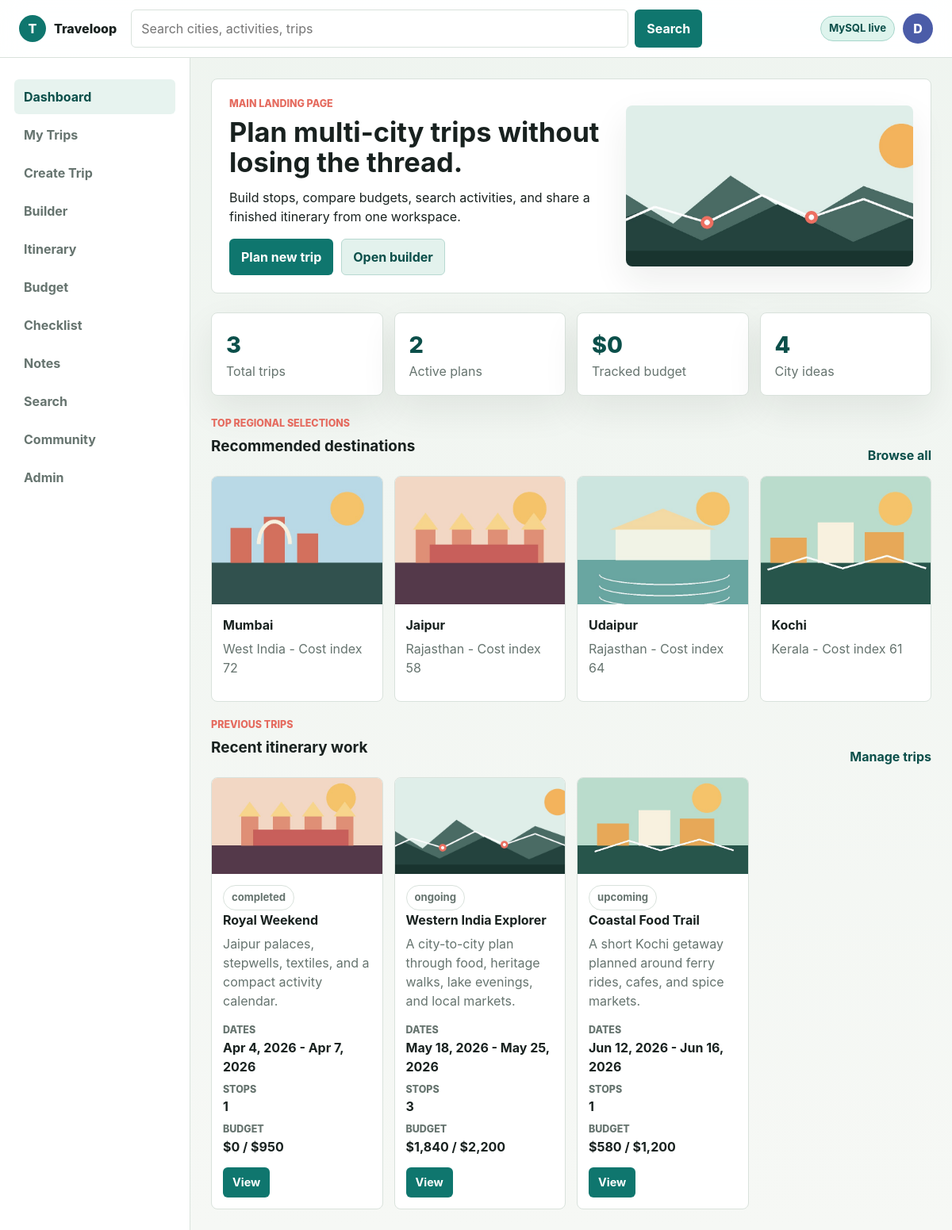
The page / on the database its author committed.
### tables this page shows
CREATE TABLE cities (
    id INT UNSIGNED AUTO_INCREMENT PRIMARY KEY,
    name VARCHAR(140) NOT NULL,
    country VARCHAR(120) NOT NULL,
    region VARCHAR(120) NOT NULL,
    cost_index INT UNSIGNED NOT NULL DEFAULT 50,
    popularity INT UNSIGNED NOT NULL DEFAULT 50,
    image VARCHAR(255) NULL,
    summary TEXT NULL,
    created_at TIMESTAMP DEFAULT CURRENT_TIMESTAMP
);

CREATE TABLE trips (
    id INT UNSIGNED AUTO_INCREMENT PRIMARY KEY,
    user_id INT UNSIGNED NOT NULL,
    name VARCHAR(160) NOT NULL,
    description TEXT NULL,
    start_date DATE NULL,
    end_date DATE NULL,
    cover_photo VARCHAR(255) NULL,
    budget_limit DECIMAL(10,2) NOT NULL DEFAULT 0,
    status ENUM('ongoing', 'upcoming', 'completed') NOT NULL DEFAULT 'upcoming',
    visibility ENUM('private', 'friends', 'public') NOT NULL DEFAULT 'private',
    share_code VARCHAR(40) NOT NULL UNIQUE,
    created_at TIMESTAMP DEFAULT CURRENT_TIMESTAMP,
    updated_at TIMESTAMP DEFAULT CURRENT_TIMESTAMP ON UPDATE CURRENT_TIMESTAMP,
    CONSTRAINT fk_trips_user FOREIGN KEY (user_id) REFERENCES users(id) ON DELETE CASCADE
);

### app/Core/View.php (called while the page is built, shortened)
<?php
final class View
{
    public static function render(string $template, array $data = []): string
    {
        extract($data, EXTR_SKIP);
        require APP_PATH . '/Views/' . $template . '.php';
        return (string) ob_get_clean();
    }
    public static function page(string $template, array $data = []): void
    {
        $content = self::render($template, $data);
        require APP_PATH . '/Views/layout.php';
    }
}

### app/Controllers/PageController.php (called while the page is built, shortened)
<?php
final class PageController
{
    public function dashboard(): void
    {
        View::page('pages/dashboard', $this->data([
            'title' => 'Traveloop Dashboard',
            'page' => 'dashboard',
            'trips' => $this->repo->trips(),
            'cities' => $this->repo->cities(),
        ]));
    }
    private function data(array $data): array
    {
        return array_merge([
            'user' => $this->repo->user(),
            'dbConnected' => $this->repo->databaseAvailable(),
        ], $data);
    }
}

### public/index.php (called while the page is built, shortened)
<?php
require APP_PATH . '/helpers.php';
require APP_PATH . '/Core/Router.php';
require APP_PATH . '/Core/View.php';
require APP_PATH . '/Controllers/PageController.php';
$controller = new PageController(new TravelRepository());
$router = new Router();
$router->get('/', [$controller, 'dashboard']);
$router->get('/dashboard', [$controller, 'dashboard']);
$router->get('/login', [$controller, 'login']);
$router->post('/login', [$controller, 'handleLogin']);
$router->get('/register', [$controller, 'register']);
$router->post('/register', [$controller, 'handleRegister']);
$router->get('/forgot-password', [$controller, 'forgot']);
$router->get('/trips', [$controller, 'trips']);
$router->get('/trips/create', [$controller, 'createTrip']);
$router->post('/trips', [$controller, 'storeTrip']);
$router->get('/trips/{id}', [$controller, 'itinerary']);
$router->get('/trips/{id}/builder', [$controller, 'builder']);
$router->get('/trips/{id}/budget', [$controller, 'budget']);
$router->get('/trips/{id}/checklist', [$controller, 'checklist']);
$router->post('/trips/{id}/checklist', [$controller, 'storeChecklist']);
$router->get('/trips/{id}/notes', [$controller, 'notes']);
$router->post('/trips/{id}/notes', [$controller, 'storeNote']);
$router->get('/trips/{id}/invoice', [$controller, 'invoice']);
$router->get('/search/cities', [$controller, 'citySearch']);
$router->get('/search/activities', [$controller, 'activitySearch']);
$router->get('/community', [$controller, 'community']);
$router->get('/share/{code}', [$controller, 'share']);
$router->get('/profile', [$controller, 'profile']);
$router->get('/admin', [$controller, 'admin']);
$router->dispatch($_SERVER['REQUEST_METHOD'], $_SERVER['REQUEST_URI']);

### app/helpers.php (called while the page is built, shortened)
<?php
function e(mixed $value): string
{
    return htmlspecialchars((string) $value, ENT_QUOTES, 'UTF-8');
}
function url(string $path = ''): string
{
    $base = defined('APP_BASE') ? APP_BASE : '';
    $path = '/' . ltrim($path, '/');
    return $base . ($path === '/' ? '' : $path);
}
function asset(string $path): string
{
    return url($path);
}
function money(float|int|string|null $amount): string
{
    return '$' . number_format((float) $amount, 0);
}
function pretty_date(?string $date): string
{
    return date('M j, Y', strtotime($date));
}
function date_range(?string $start, ?string $end): string
{
    return pretty_date($start) . ' - ' . pretty_date($end);
}

### app/Models/TravelRepository.php (called while the page is built, shortened)
<?php
final class TravelRepository
{
    public function trips(): array
    {
        return $this->fromDb(function (PDO $pdo): array {
            $stmt = $pdo->query(
                'SELECT t.*,
                    COALESCE(stop_counts.city_count, 0) AS city_count,
                    COALESCE(budget_totals.spent, 0) AS spent
                 FROM trips t
                 LEFT JOIN (
                    SELECT trip_id, COUNT(*) AS city_count
                    FROM trip_stops
                    GROUP BY trip_id
                 ) stop_counts ON stop_counts.trip_id = t.id
                 LEFT JOIN (
                    SELECT trip_id, SUM(estimated_cost) AS spent
                    FROM budget_items
                    GROUP BY trip_id
                 ) budget_totals ON budget_totals.trip_id = t.id
                 ORDER BY t.start_date ASC'
            );
            return $stmt->fetchAll();
        }, $this->sampleTrips());
    }
    public function cities(): array
    {
        return $this->fromDb(function (PDO $pdo): array {
            return $pdo->query('SELECT * FROM cities ORDER BY popularity DESC, name ASC')->fetchAll();
        }, $this->sampleCities());
    }
    private function fromDb(callable $callback, mixed $fallback): mixed
    {
        $pdo = Database::connection();
        try {
            return $callback($pdo);
        } catch (Throwable) {
            return $fallback;
        }
    }
    private function sampleTrips(): array
    {
        return [
            [
                'id' => 1,
                'name' => 'Western India Explorer',
                'description' => 'A city-to-city plan through food, heritage walks, lake evenings, and local markets.',
                'start_date' => '2026-05-18',
                'end_date' => '2026-05-25',
                'cover_photo' => 'assets/img/traveloop-cover.jpg',
                'budget_limit' => 2200,
                'status' => 'ongoing',
                'share_code' => 'west-loop',
                'city_count' => 3,
                'spent' => 1840,
            ],
            [
                'id' => 2,
                'name' => 'Coastal Food Trail',
                'description' => 'A short Kochi getaway planned around ferry rides, cafes, and spice markets.',
                'start_date' => '2026-06-12',
                'end_date' => '2026-06-16',
                'cover_photo' => 'assets/img/city-kochi.jpg',
                'budget_limit' => 1200,
                'status' => 'upcoming',
                'share_code' => 'coast-food',
                'city_count' => 1,
                'spent' => 790,
            ],
            [
                'id' => 3,
                'name' => 'Royal Weekend',
                'description' => 'Jaipur palaces, stepwells, textiles, and a compact activity calendar.',
                'start_date' => '2026-04-04',
                'end_date' => '2026-04-07',
                'cover_photo' => 'assets/img/city-jaipur.jpg',
                'budget_limit' => 950,
                'status' => 'completed',
                'share_code' => 'royal-weekend',
                'city_count' => 1,
                'spent' => 880,
            ],
        ];
    }
    private function sampleCities(): array
    {
        return [
            ['id' => 1, 'name' => 'Mumbai', 'country' => 'India', 'region' => 'West India', 'cost_index' => 72, 'popularity' => 94, 'image' => 'assets/img/city-mumbai.jpg', 'summary' => 'Street food, colonial walks, sea views, and late-night neighborhoods.'],
            ['id' => 2, 'name' => 'Jaipur', 'country' => 'India', 'region' => 'Rajasthan', 'cost_index' => 58, 'popularity' => 91, 'image' => 'assets/img/city-jaipur.jpg', 'summary' => 'Palaces, forts, textile markets, and structured day tours.'],
            ['id' => 3, 'name' => 'Udaipur', 'country' => 'India', 'region' => 'Rajasthan', 'cost_index' => 64, 'popularity' => 88, 'image' => 'assets/img/city-udaipur.jpg', 'summary' => 'Lakefront stays, sunset viewpoints, and compact walking routes.'],
            ['id' => 4, 'name' => 'Kochi', 'country' => 'India', 'region' => 'Kerala', 'cost_index' => 61, 'popularity' => 83, 'image' => 'assets/img/city-kochi.jpg', 'summary' => 'Ferries, food trails, historic lanes, and harbor evenings.'],
        ];
    }
}

### app/Views/pages/dashboard.php (the view)
<?php
$currentTrip = $trips[0] ?? null;
$upcoming = array_values(array_filter($trips, fn (array $trip): bool => ($trip['status'] ?? '') !== 'completed'));
?>
<section class="dashboard-banner">
    <div>
        <p class="eyebrow">Main Landing Page</p>
        <h1>Plan multi-city trips without losing the thread.</h1>
        <p>Build stops, compare budgets, search activities, and share a finished itinerary from one workspace.</p>
        <div class="button-row">
            <a class="button primary" href="<?= url('/trips/create') ?>">Plan new trip</a>
            <?php if ($currentTrip): ?>
                <a class="button secondary" href="<?= url('/trips/' . $currentTrip['id'] . '/builder') ?>">Open builder</a>
            <?php endif; ?>
        </div>
    </div>
    <img src="<?= asset('assets/img/traveloop-cover.jpg') ?>" alt="Illustrated travel route over mountains">
</section>
<section class="metric-grid" aria-label="Trip highlights">
    <div class="metric">
        <span><?= count($trips) ?></span>
        <p>Total trips</p>
    </div>
    <div class="metric">
        <span><?= count($upcoming) ?></span>
        <p>Active plans</p>
    </div>
    <div class="metric">
        <span><?= $currentTrip ? money($currentTrip['spent']) : '$0' ?></span>
        <p>Tracked budget</p>
    </div>
    <div class="metric">
        <span><?= count($cities) ?></span>
        <p>City ideas</p>
    </div>
</section>
<section class="section-head">
    <div>
        <p class="eyebrow">Top regional selections</p>
        <h2>Recommended destinations</h2>
    </div>
    <a class="text-link" href="<?= url('/search/cities') ?>">Browse all</a>
</section>
<section class="city-grid">
    <?php foreach (array_slice($cities, 0, 4) as $city): ?>
        <article class="city-card">
            <img src="<?= asset($city['image']) ?>" alt="<?= e($city['name']) ?> city illustration">
            <div>
                <h3><?= e($city['name']) ?></h3>
                <p><?= e($city['region']) ?> - Cost index <?= e($city['cost_index']) ?></p>
            </div>
        </article>
    <?php endforeach; ?>
</section>
<section class="section-head">
    <div>
        <p class="eyebrow">Previous trips</p>
        <h2>Recent itinerary work</h2>
    </div>
    <a class="text-link" href="<?= url('/trips') ?>">Manage trips</a>
</section>
<section class="trip-card-grid">
    <?php foreach ($trips as $trip): ?>
        <article class="trip-card">
            <img src="<?= asset($trip['cover_photo']) ?>" alt="<?= e($trip['name']) ?> cover">
            <div class="trip-card-body">
                <span class="status"><?= e($trip['status']) ?></span>
                <h3><?= e($trip['name']) ?></h3>
                <p><?= e($trip['description']) ?></p>
                <dl>
                    <div><dt>Dates</dt><dd><?= e(date_range($trip['start_date'], $trip['end_date'])) ?></dd></div>
                    <div><dt>Stops</dt><dd><?= e($trip['city_count']) ?></dd></div>
                    <div><dt>Budget</dt><dd><?= money($trip['spent']) ?> / <?= money($trip['budget_limit']) ?></dd></div>
                </dl>
                <a class="button small" href="<?= url('/trips/' . $trip['id']) ?>">View</a>
            </div>
        </article>
    <?php endforeach; ?>
</section>

### app/Core/Router.php (shortened to what this page needs)
<?php
final class Router
{
    private array $routes = [];
    private function add(string $method, string $pattern, callable|array $handler): void
    {
        $this->routes[] = [
            'method' => $method,
            'pattern' => $pattern,
            'regex' => $this->compile($pattern),
            'handler' => $handler,
        ];
    }
    public function dispatch(string $method, string $uri): void
    {
        $path = parse_url($uri, PHP_URL_PATH) ?: '/';
        $path = '/' . trim($path, '/');
        foreach ($this->routes as $route) {
            if (preg_match($route['regex'], $path, $matches)) {
                $params = array_filter($matches, 'is_string', ARRAY_FILTER_USE_KEY);
                call_user_func_array($route['handler'], $params);
                return;
            }
        }
    }
    private function compile(string $pattern): string
    {
        $regex = preg_replace('#\{([a-zA-Z_][a-zA-Z0-9_]*)\}#', '(?P<$1>[^/]+)', $pattern);
        return '#^' . $regex . '$#';
    }
}

### rows shown on the page
cities: image (picture), name "Mumbai", region "West India", cost_index "72"
cities: image (picture), name "Jaipur", region "Rajasthan", cost_index "58"
cities: image (picture), name "Udaipur", region "Rajasthan", cost_index "64"
cities: image (picture), name "Kochi", region "Kerala", cost_index "61"
trips: cover_photo (picture), status "completed", name "Royal Weekend", description "Jaipur palaces, stepwells, textiles, and a compact activity calendar.", date_range($trip['start_date'], $trip['end_date']) "Apr 4, 2026 - Apr 7, 2026", city_count "1", spent "$0", budget_limit "$950"
trips: cover_photo (picture), status "ongoing", name "Western India Explorer", description "A city-to-city plan through food, heritage walks, lake evenings, and local markets.", date_range($trip['start_date'], $trip['end_date']) "May 18, 2026 - May 25, 2026", city_count "3", spent "$1,840", budget_limit "$2,200"
trips: cover_photo (picture), status "upcoming", name "Coastal Food Trail", description "A short Kochi getaway planned around ferry rides, cafes, and spice markets.", date_range($trip['start_date'], $trip['end_date']) "Jun 12, 2026 - Jun 16, 2026", city_count "1", spent "$580", budget_limit "$1,200"

### other values the page prints
count($upcoming) "2"
money($currentTrip['spent']) "$0"
